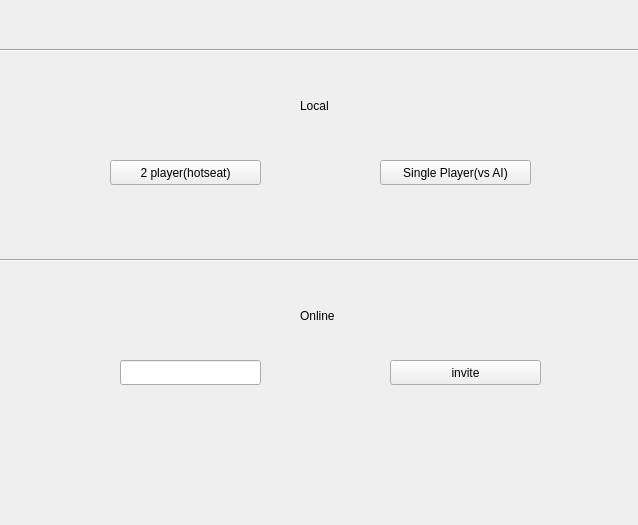
<?xml version="1.0" encoding="UTF-8"?>
<ui version="4.0">
 <class>Menu</class>
 <widget class="QWidget" name="Menu">
  <property name="geometry">
   <rect>
    <x>0</x>
    <y>0</y>
    <width>638</width>
    <height>525</height>
   </rect>
  </property>
  <property name="windowTitle">
   <string>Form</string>
  </property>
  <widget class="QPushButton" name="AI">
   <property name="geometry">
    <rect>
     <x>380</x>
     <y>160</y>
     <width>151</width>
     <height>25</height>
    </rect>
   </property>
   <property name="text">
    <string>Single Player(vs AI)</string>
   </property>
  </widget>
  <widget class="QLabel" name="Llocal">
   <property name="geometry">
    <rect>
     <x>300</x>
     <y>90</y>
     <width>41</width>
     <height>31</height>
    </rect>
   </property>
   <property name="text">
    <string>Local</string>
   </property>
  </widget>
  <widget class="QLabel" name="Lonline">
   <property name="geometry">
    <rect>
     <x>300</x>
     <y>300</y>
     <width>71</width>
     <height>31</height>
    </rect>
   </property>
   <property name="text">
    <string>Online</string>
   </property>
  </widget>
  <widget class="QPushButton" name="pushButton_3">
   <property name="geometry">
    <rect>
     <x>390</x>
     <y>360</y>
     <width>151</width>
     <height>25</height>
    </rect>
   </property>
   <property name="text">
    <string>invite</string>
   </property>
  </widget>
  <widget class="QLineEdit" name="lineEdit">
   <property name="geometry">
    <rect>
     <x>120</x>
     <y>360</y>
     <width>141</width>
     <height>25</height>
    </rect>
   </property>
  </widget>
  <widget class="Line" name="line">
   <property name="geometry">
    <rect>
     <x>0</x>
     <y>40</y>
     <width>641</width>
     <height>20</height>
    </rect>
   </property>
   <property name="orientation">
    <enum>Qt::Orientation::Horizontal</enum>
   </property>
  </widget>
  <widget class="Line" name="line_2">
   <property name="geometry">
    <rect>
     <x>0</x>
     <y>250</y>
     <width>641</width>
     <height>20</height>
    </rect>
   </property>
   <property name="orientation">
    <enum>Qt::Orientation::Horizontal</enum>
   </property>
  </widget>
  <widget class="QPushButton" name="hotseat">
   <property name="geometry">
    <rect>
     <x>110</x>
     <y>160</y>
     <width>151</width>
     <height>25</height>
    </rect>
   </property>
   <property name="text">
    <string>2 player(hotseat)</string>
   </property>
  </widget>
 </widget>
 <resources/>
 <connections/>
</ui>
